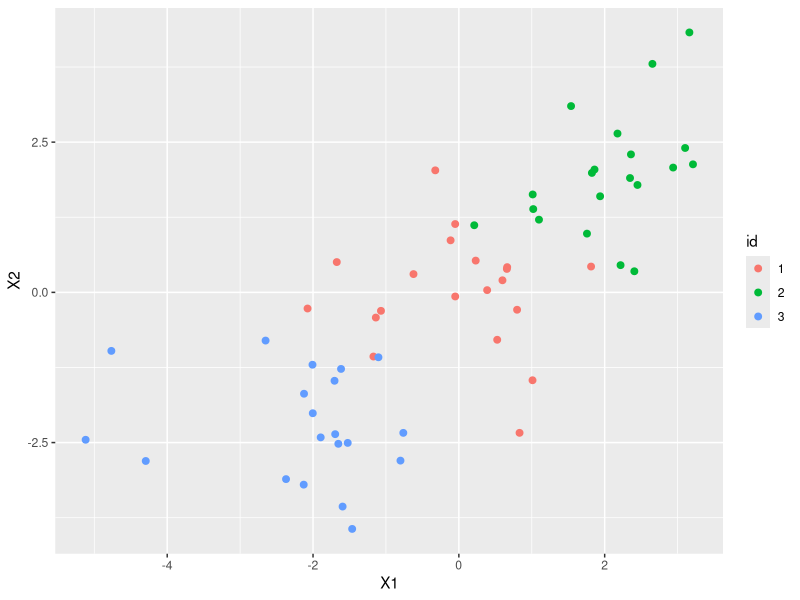

Source code (R):
## ---- chunk 1
library(mvtnorm)
library(ggplot2)
## ---- chunk 2
genCluster<-function(n,id,mu=c(0,0),sigma=diag(2)){
  d<-data.frame(rmvnorm(n,mean=mu,sigma=sigma))
  d$id<-id
  return(d)
}
red<-genCluster(20,"1") #sigma=cbind(c(2,-.5),c(-.5,2))
blue<-genCluster(20,"2",c(2,2))
green<-genCluster(20,"3",c(-2,-2))
dat<-rbind(red,blue,green)
ggplot(data=dat)+geom_point(aes(x=X1,y=X2,color=id),size=2)
## ---- chunk 3
